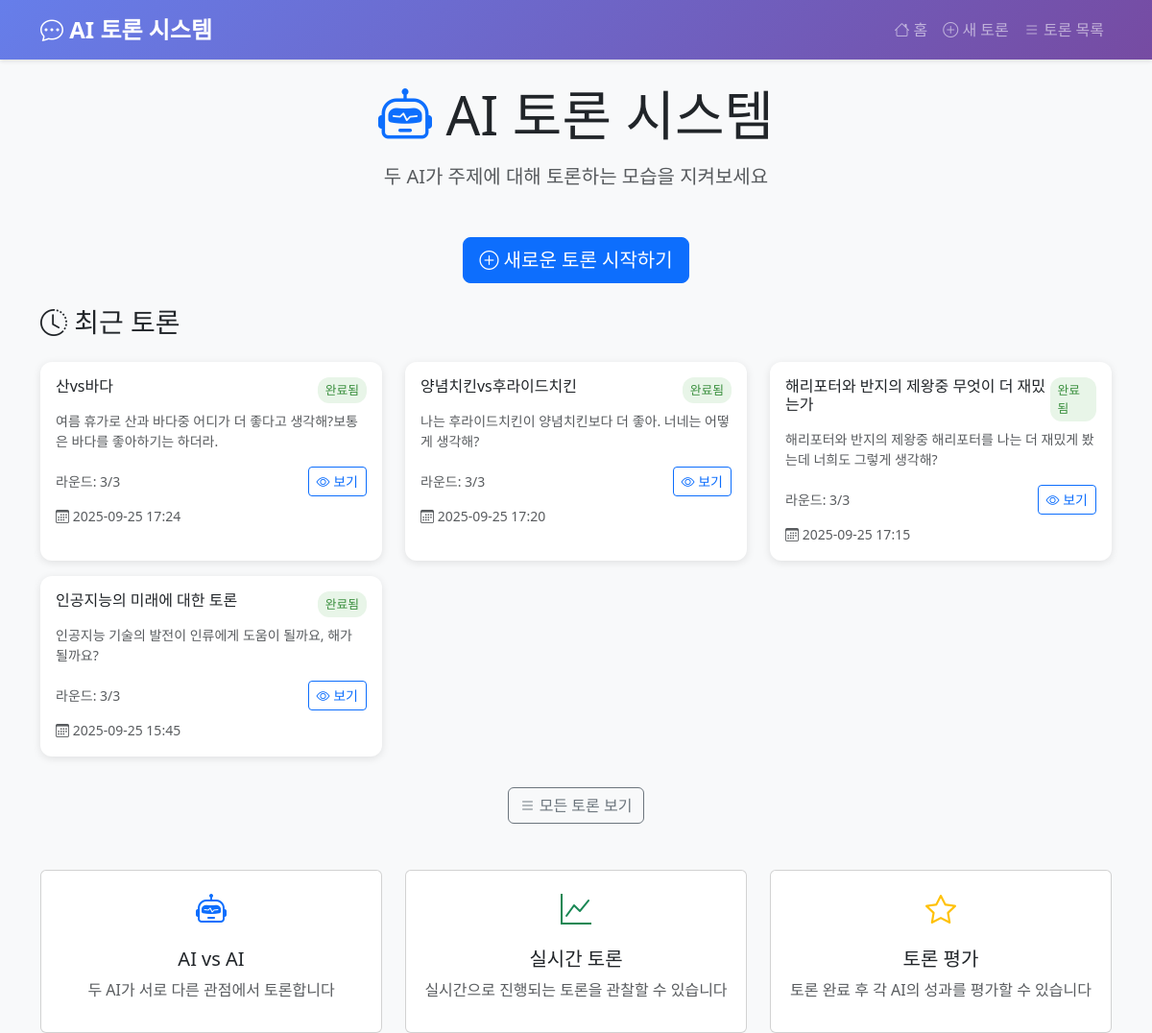
The page / on the database its author committed.
### debate/models.py (models this page shows, shortened)
class DebateSession(models.Model):
    id = models.UUIDField(primary_key=True, default=uuid.uuid4, editable=False)
    title = models.CharField(max_length=200)
    topic = models.TextField()
    user = models.ForeignKey(User, on_delete=models.CASCADE, null=True, blank=True)
    ai1_system_prompt = models.TextField(default="긍정적인 관점에서 토론하세요.")
    ai2_system_prompt = models.TextField(default="부정적인 관점에서 토론하세요.")
    STATUS_CHOICES = [
        ('created', '생성됨'),
        ('in_progress', '진행중'),
        ('completed', '완료됨'),
    ]
    status = models.CharField(max_length=20, choices=STATUS_CHOICES, default='created')
    created_at = models.DateTimeField(auto_now_add=True)
    updated_at = models.DateTimeField(auto_now=True)
    completed_at = models.DateTimeField(null=True, blank=True)
    max_rounds = models.IntegerField(default=5)
    current_round = models.IntegerField(default=0)
    class Meta:
        ordering = ['-created_at']

### debate/views.py (the view)
# urls.py: 2. Add a URL to urlpatterns:  path('', views.home, name='home')
def home(request):
    sessions = DebateSession.objects.all()[:10]
    return render(request, 'debate/home.html', {'sessions': sessions})

### debate/templates/debate/home.html (shortened to what this page needs)
{% extends 'debate/base.html' %}
{% block content %}
<div class="row">
    <div class="col-12">
        <div class="text-center mb-5">
            <h1 class="display-4 mb-3">
                <i class="bi bi-robot text-primary"></i>
                AI 토론 시스템
            </h1>
            <p class="lead text-muted">
                두 AI가 주제에 대해 토론하는 모습을 지켜보세요
            </p>
        </div>
    </div>
</div>
<div class="row">
    <div class="col-md-8 mx-auto">
        <div class="text-center mb-4">
            <a href="{% url 'debate:create_session' %}" class="btn btn-primary btn-lg">
                <i class="bi bi-plus-circle"></i> 새로운 토론 시작하기
            </a>
        </div>
    </div>
</div>
{% if sessions %}
<div class="row">
    <div class="col-12">
        <h3 class="mb-4">
            <i class="bi bi-clock-history"></i> 최근 토론
        </h3>
        <div class="row">
            {% for session in sessions %}
            <div class="col-md-6 col-lg-4 mb-3">
                <div class="card session-card h-100">
                    <div class="card-body">
                        <div class="d-flex justify-content-between align-items-start mb-2">
                            <h6 class="card-title mb-0">{{ session.title|truncatechars:30 }}</h6>
                            <span class="status-badge status-{{ session.status }}">
                                {% if session.status == 'created' %}
                                    생성됨
                                {% elif session.status == 'in_progress' %}
                                    진행중
                                {% else %}
                                    완료됨
                                {% endif %}
                            </span>
                        </div>
                        <p class="card-text text-muted small mb-3">
                            {{ session.topic|truncatechars:60 }}
                        </p>
                        <div class="d-flex justify-content-between align-items-center">
                            <small class="text-muted">
                                라운드: {{ session.current_round }}/{{ session.max_rounds }}
                            </small>
                            <a href="{% url 'debate:session_detail' session.id %}" class="btn btn-sm btn-outline-primary">
                                <i class="bi bi-eye"></i> 보기
                            </a>
                        </div>
                        <div class="mt-2">
                            <small class="text-muted">
                                <i class="bi bi-calendar3"></i>
                                {{ session.created_at|date:"Y-m-d H:i" }}
                            </small>
                        </div>
                    </div>
                </div>
            </div>
            {% endfor %}
        </div>
        <div class="text-center mt-3">
            <a href="{% url 'debate:session_list' %}" class="btn btn-outline-secondary">
                <i class="bi bi-list"></i> 모든 토론 보기
            </a>
        </div>
    </div>
</div>
{% endif %}
<div class="row mt-5">
    <div class="col-12">
        <div class="row text-center">
            <div class="col-md-4">
                <div class="card h-100">
                    <div class="card-body">
                        <i class="bi bi-robot text-primary" style="font-size: 2rem;"></i>
                        <h5 class="mt-3">AI vs AI</h5>
                        <p class="text-muted">두 AI가 서로 다른 관점에서 토론합니다</p>
                    </div>
                </div>
            </div>
            <div class="col-md-4">
                <div class="card h-100">
                    <div class="card-body">
                        <i class="bi bi-graph-up text-success" style="font-size: 2rem;"></i>
                        <h5 class="mt-3">실시간 토론</h5>
                        <p class="text-muted">실시간으로 진행되는 토론을 관찰할 수 있습니다</p>
                    </div>
                </div>
            </div>
            <div class="col-md-4">
                <div class="card h-100">
                    <div class="card-body">
                        <i class="bi bi-star text-warning" style="font-size: 2rem;"></i>
                        <h5 class="mt-3">토론 평가</h5>
                        <p class="text-muted">토론 완료 후 각 AI의 성과를 평가할 수 있습니다</p>
                    </div>
                </div>
            </div>
        </div>
    </div>
</div>
{% endblock %}

### debate/templates/debate/base.html (shortened to what this page needs)
<!DOCTYPE html>
<html lang="ko">
<head>
    <link href="https://cdn.jsdelivr.net/npm/bootstrap@5.3.0/dist/css/bootstrap.min.css" rel="stylesheet">
    <link rel="stylesheet" href="https://cdn.jsdelivr.net/npm/bootstrap-icons@1.10.0/font/bootstrap-icons.css">
</head>
<body>
    <nav class="navbar navbar-expand-lg navbar-dark">
        <div class="container">
            <a class="navbar-brand" href="{% url 'debate:home' %}">
                <i class="bi bi-chat-dots"></i> AI 토론 시스템
            </a>
            <div class="collapse navbar-collapse" id="navbarNav">
                <ul class="navbar-nav ms-auto">
                    <li class="nav-item">
                        <a class="nav-link" href="{% url 'debate:home' %}">
                            <i class="bi bi-house"></i> 홈
                        </a>
                    </li>
                    <li class="nav-item">
                        <a class="nav-link" href="{% url 'debate:create_session' %}">
                            <i class="bi bi-plus-circle"></i> 새 토론
                        </a>
                    </li>
                    <li class="nav-item">
                        <a class="nav-link" href="{% url 'debate:session_list' %}">
                            <i class="bi bi-list"></i> 토론 목록
                        </a>
                    </li>
                </ul>
            </div>
        </div>
    </nav>
    <main class="container mt-4">
        {% block content %}
        {% endblock %}
    </main>
</body>
</html>

### debate/templates/debate/base.html (style rules this page uses)
:root { --ai1-color: #0066cc; --ai2-color: #cc3300; --bg-color: #f8f9fa; }
body { background-color: var(--bg-color); font-family: 'Segoe UI', Tahoma, Geneva, Verdana, sans-serif; }
.navbar { background: linear-gradient(135deg, #667eea 0%, #764ba2 100%); box-shadow: 0 2px 4px rgba(0,0,0,0.1); }
.navbar-brand { font-weight: bold; font-size: 1.5rem; }
.session-card { border: none; border-radius: 12px; box-shadow: 0 2px 8px rgba(0,0,0,0.1); transition: transform 0.2s; }
.status-badge { font-size: 0.8rem; padding: 4px 8px; border-radius: 12px; }
.status-completed { background-color: #e8f5e8; color: #388e3c; }

### rows shown on the page
DebateSession: title "산vs바다", status "완료됨", topic "여름 휴가로 산과 바다중 어디가 더 좋다고 생각해?보통은 바다를 좋아하기는 하더라.", current_round "3", max_rounds "3", created_at "2025-09-25 17:24"
DebateSession: title "양념치킨vs후라이드치킨", status "완료됨", topic "나는 후라이드치킨이 양념치킨보다 더 좋아. 너네는 어떻게 생각해?", current_round "3", max_rounds "3", created_at "2025-09-25 17:20"
DebateSession: title "해리포터와 반지의 제왕중 무엇이 더 재밌는가", status "완료됨", topic "해리포터와 반지의 제왕중 해리포터를 나는 더 재밌게 봤는데 너희도 그렇게 생각해?", current_round "3", max_rounds "3", created_at "2025-09-25 17:15"
DebateSession: title "인공지능의 미래에 대한 토론", status "완료됨", topic "인공지능 기술의 발전이 인류에게 도움이 될까요, 해가 될까요?", current_round "3", max_rounds "3", created_at "2025-09-25 15:45"
